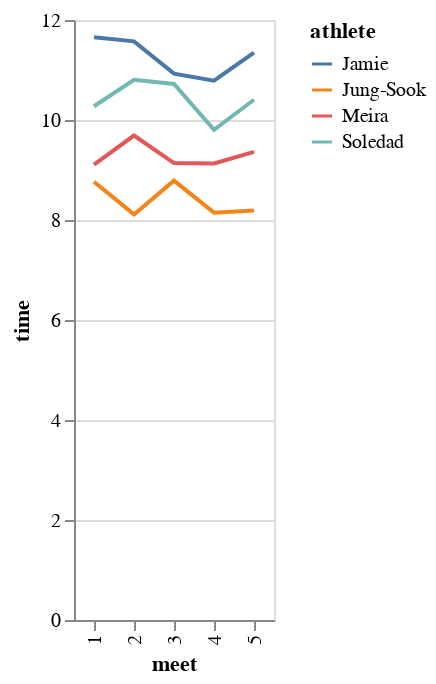

Notebook source saved alongside this figure:
### Markdown cell above
* Chart - All the data
* Mark - Show as a line graph
* Encode - Let the x be meet (ordinal) and y be times (quantitative) and the color be the athlete (nominal)

### Code cell
chart = (alt.Chart(df)
           .mark_line()
           .encode(color = "athlete",
                   x = "meet:O",
                   y = "time:Q"))
chart

### Figure 1 — Vega-Lite specification as saved in the notebook (floating-point values rounded to 4 significant figures)
{"config": {"view": {"continuousWidth": 400, "continuousHeight": 300}}, "data": {"name": "data-8387b6cfec8f0f69b7e2f33196ad6d27"}, "mark": "line", "encoding": {"color": {"type": "nominal", "field": "athlete"}, "x": {"type": "ordinal", "field": "meet"}, "y": {"type": "quantitative", "field": "time"}}, "$schema": "https://vega.github.io/schema/vega-lite/v4.8.1.json", "datasets": {"data-8387b6cfec8f0f69b7e2f33196ad6d27": [{"athlete": "Soledad", "meet": 1, "time": 10.27, "image": "https://srush.github.io/BT-AI/image1.jpeg"}, {"athlete": "Soledad", "meet": 2, "time": 10.8, "image": "https://srush.github.io/BT-AI/image1.jpeg"}, {"athlete": "Soledad", "meet": 3, "time": 10.72, "image": "https://srush.github.io/BT-AI/image1.jpeg"}, {"athlete": "Soledad", "meet": 4, "time": 9.804, "image": "https://srush.github.io/BT-AI/image1.jpeg"}, {"athlete": "Soledad", "meet": 5, "time": 10.4, "image": "https://srush.github.io/BT-AI/image1.jpeg"}, {"athlete": "Jamie", "meet": 1, "time": 11.66, "image": "https://srush.github.io/BT-AI/image2.jpeg"}, {"athlete": "Jamie", "meet": 2, "time": 11.57, "image": "https://srush.github.io/BT-AI/image2.jpeg"}, {"athlete": "Jamie", "meet": 3, "time": 10.93, "image": "https://srush.github.io/BT-AI/image2.jpeg"}, {"athlete": "Jamie", "meet": 4, "time": 10.79, "image": "https://srush.github.io/BT-AI/image2.jpeg"}, {"athlete": "Jamie", "meet": 5, "time": 11.35, "image": "https://srush.github.io/BT-AI/image2.jpeg"}, {"athlete": "Meira", "meet": 1, "time": 9.109, "image": "https://srush.github.io/BT-AI/image3.jpeg"}, {"athlete": "Meira", "meet": 2, "time": 9.69, "image": "https://srush.github.io/BT-AI/image3.jpeg"}, {"athlete": "Meira", "meet": 3, "time": 9.14, "image": "https://srush.github.io/BT-AI/image3.jpeg"}, {"athlete": "Meira", "meet": 4, "time": 9.13, "image": "https://srush.github.io/BT-AI/image3.jpeg"}, {"athlete": "Meira", "meet": 5, "time": 9.361, "image": "https://srush.github.io/BT-AI/image3.jpeg"}, {"athlete": "Jung-Sook", "meet": 1, "time": 8.764, "image": "https://srush.github.io/BT-AI/image4.jpeg"}, {"athlete": "Jung-Sook", "meet": 2, "time": 8.112, "image": "https://srush.github.io/BT-AI/image4.jpeg"}, {"athlete": "Jung-Sook", "meet": 3, "time": 8.787, "image": "https://srush.github.io/BT-AI/image4.jpeg"}, {"athlete": "Jung-Sook", "meet": 4, "time": 8.148, "image": "https://srush.github.io/BT-AI/image4.jpeg"}, {"athlete": "Jung-Sook", "meet": 5, "time": 8.19, "image": "https://srush.github.io/BT-AI/image4.jpeg"}]}}
